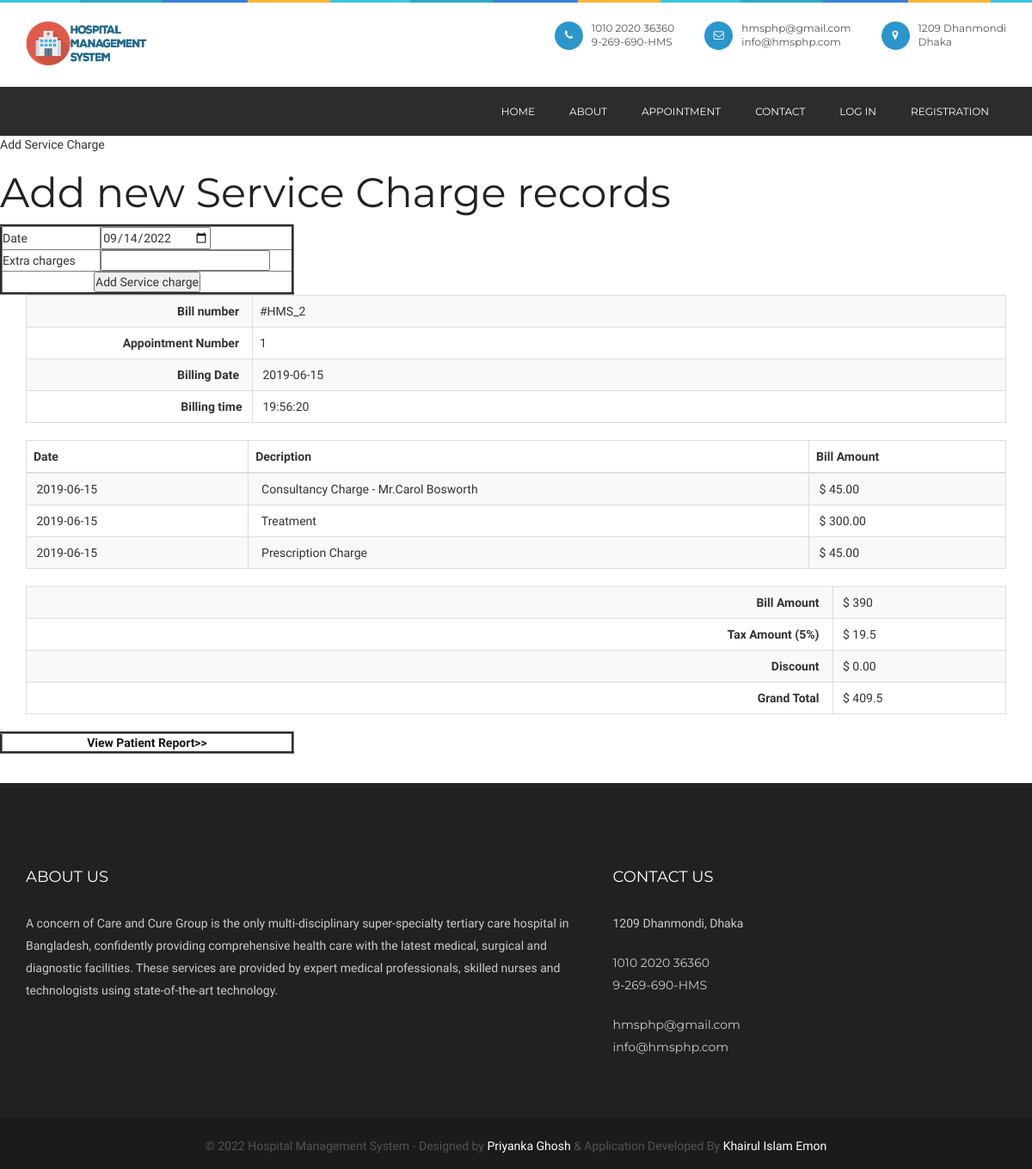
Page /billing.php?appointmentid=1 on the committed database.
### tables this page shows
CREATE TABLE `billing` (
  `billingid` int(10) NULL DEFAULT NULL,
  `patientid` int(10) NULL DEFAULT NULL,
  `appointmentid` int(10) NULL DEFAULT NULL,
  `billingdate` date NULL DEFAULT NULL,
  `billingtime` time NULL DEFAULT NULL,
  `discount` float(10,2) NULL DEFAULT NULL,
  `taxamount` float(10,2) NULL DEFAULT NULL,
  `discountreason` text NULL DEFAULT NULL,
  `discharge_time` time NULL DEFAULT NULL,
  `discharge_date` date NULL DEFAULT NULL
);

CREATE TABLE `billing_records` (
  `billingservice_id` int(10) NULL DEFAULT NULL,
  `billingid` int(10) NULL DEFAULT NULL,
  `bill_type_id` int(10) NULL DEFAULT NULL COMMENT 'id of service charge or treatment charge',
  `bill_type` varchar(250) NULL DEFAULT NULL,
  `bill_amount` float(10,2) NULL DEFAULT NULL,
  `bill_date` date NULL DEFAULT NULL,
  `status` varchar(10) NULL DEFAULT NULL
);

CREATE TABLE `doctor` (
  `doctorid` int(10) NULL DEFAULT NULL,
  `doctorname` varchar(50) NULL DEFAULT NULL,
  `mobileno` varchar(15) NULL DEFAULT NULL,
  `departmentid` int(10) NULL DEFAULT NULL,
  `loginid` varchar(25) NULL DEFAULT NULL,
  `password` varchar(25) NULL DEFAULT NULL,
  `status` varchar(10) NULL DEFAULT NULL,
  `education` varchar(25) NULL DEFAULT NULL,
  `experience` float(11,1) NULL DEFAULT NULL,
  `consultancy_charge` float(10,2) NULL DEFAULT NULL,
  `image` varchar(100) NULL DEFAULT NULL
);

### viewbilling.php (the view, shortened to what this page needs)
<?php
include("dbconnection.php");
?>
<section class="container">
	<?php
	$sqlbilling_records = "SELECT * FROM billing WHERE appointmentid='$billappointmentid'";
	$qsqlbilling_records = mysqli_query($con, $sqlbilling_records);
	$rsbilling_records = mysqli_fetch_array($qsqlbilling_records);
	?>
	<table class="table table-bordered table-striped">
		<tbody>
			<tr>
				<th scope="col">
					<div align="right">Bill number &nbsp; </div>
				</th>
				<td> <?php echo '#HMS_' . $rsbilling_records['billingid']; ?></td>
			</tr>
			<tr>
				<th width="124" scope="col">
					<div align="right">Appointment Number &nbsp; </div>
				</th>
				<td width="413"> <?php echo $rsbilling_records['appointmentid']; ?>
				</td>
			</tr>
			<tr>
				<th scope="col">
					<div align="right">Billing Date &nbsp; </div>
				</th>
				<td>&nbsp;<?php echo $rsbilling_records['billingdate']; ?></td>
			</tr>
			<tr>
				<th scope="col">
					<div align="right">Billing time&nbsp; </div>
				</th>
				<td>&nbsp;<?php echo $rsbilling_records['billingtime']; ?></td>
			</tr>
		</tbody>
	</table>
	<table class="table table-bordered table-striped">
		<thead>
			<tr>
				<th width="97" scope="col">Date</th>
				<th width="245" scope="col">Decription</th>
				<th width="86" scope="col">Bill Amount</th>
			</tr>
		</thead>
		<tbody>
			<?php
			$sql = "SELECT * FROM billing_records where billingid='$rsbilling_records[billingid]'";
			$qsql = mysqli_query($con, $sql);
			$billamt = 0;
			while ($rs = mysqli_fetch_array($qsql)) {
				echo "<tr>
          	<td>&nbsp;$rs[bill_date]</td>
		 	<td>&nbsp; $rs[bill_type]";
				if ($rs['bill_type'] == "Consultancy Charge") {
					$sqldoctor = "SELECT * FROM doctor WHERE doctorid='$rs[bill_type_id]'";
					$qsqldoctor = mysqli_query($con, $sqldoctor);
					$rsdoctor = mysqli_fetch_array($qsqldoctor);
					echo " - Mr." . $rsdoctor['doctorname'];
				}
				echo " </td><td>&nbsp;$ $rs[bill_amount]</td></tr>";
				$billamt = $billamt +  $rs['bill_amount'];
			}
			?>
		</tbody>
	</table>
	<table class="table table-bordered table-striped">
		<tbody>
			<tr>
				<th scope="col">
					<div align="right">Bill Amount &nbsp; </div>
				</th>
				<td>&nbsp;$ <?php echo $billamt; ?></td>
			</tr>
			<tr>
				<th width="442" scope="col">
					<div align="right">Tax Amount (5%) &nbsp; </div>
				</th>
				<td width="95">&nbsp;$ <?php echo $taxamt = 5 * ($billamt / 100); ?>
				</td>
			</tr>
			<tr>
				<th scope="col">
					<div align="right">Discount &nbsp; </div>
				</th>
				<td>&nbsp;$ <?php echo $rsbilling_records['discount']; ?></td>
			</tr>
			<tr>
				<th scope="col">
					<div align="right">Grand Total &nbsp; </div>
				</th>
				<td>&nbsp;$ <?php echo ($billamt + $taxamt)  - $rsbilling_records['discount']; ?></td>
			</tr>
		</tbody>
	</table>
</section>

### css/style.css (style rules this page uses)
* { margin: 0px; padding: 0px; }
body { background: #fff; font-weight: normal; position: relative; font-size: 14px; font-family: "Raleway", sans-serif; }
section { position: relative; width: 100%; background: #fff; }

### rows in the picture
billing: billingid "2", appointmentid "1", billingdate "2019-06-15", billingtime "19:56:20", discount "0.00", ($billamt+$taxamt)-$rsbilling_records['discount'] "409.5"
billing_records: bill_date "2019-06-15", bill_type "Consultancy Charge", doctor.doctorname "Carol Bosworth", bill_amount "45.00"
billing_records: bill_date "2019-06-15", bill_type "Treatment", bill_amount "300.00"
billing_records: bill_date "2019-06-15", bill_type "Prescription Charge", bill_amount "45.00"

### other values in the picture
$billamt "390"
$taxamt = 5 * ($billamt / 100) "19.5"
